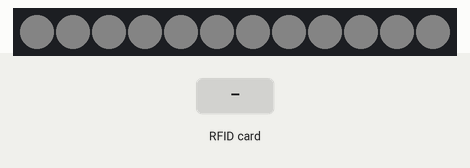
This sketch was run on a simulated Arduino Uno, built with avr-gcc and run on an emulated ATmega328P. On the bench: 12 RGB LEDs in strip order, left to right. The test bench sets the inputs (shaded band). Dim RGB values are drawn brighter than linear.

Above: at 1.2 s.
1.3 s: RFID card B0 D4 4E 80 held to the reader
At 2.6 s:
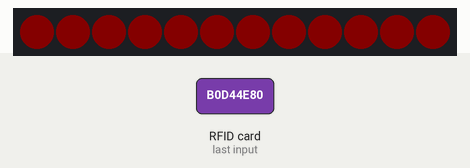
Timing chart, 0 to 4.3 s (numbered marks = the images above; inputs shaded):
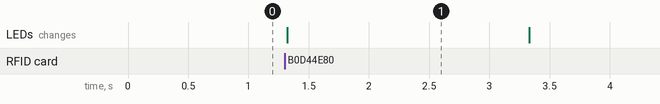

The sketch:

FO3.ino
```cpp
/****************************
 *  FONCTION OBLIGATOIRE 3  *
 *     GROUPE 19 - RFID     *
 *      BOULILA Elyssa      *
 *     BOUZAIEN Mokhles     *
 *       THABET Achraf      *
 ****************************/

#include <Adafruit_NeoPixel.h> // NeoPixel library import
#include <MFRC522.h> // RFID library import
#include <SPI.h> //Serial Peripheral Interface


const int      PIN       =  6;  // Data output to Adafruit NeoPixel
const int      NUMPIXELS =  12; // Number of pixels in the ring ^
const int      SS_PIN    =  10; // Data PIN for MFRC522
const int      RST_PIN   =  9;  // Reset PIN for MFRC522

Adafruit_NeoPixel pixels = Adafruit_NeoPixel(NUMPIXELS, PIN, NEO_GRB + NEO_KHZ800);

// Defining colors
const uint32_t red       =  pixels.Color(255, 0, 0);
const uint32_t green     =  pixels.Color(0, 255, 0);
const uint32_t yellow    =  pixels.Color(255, 255, 0);
const uint32_t blank     =  pixels.Color(0, 0, 0);
const uint32_t white     =  pixels.Color(255, 255, 255);
const uint32_t blue      =  pixels.Color(0, 0, 255);


MFRC522 rfid(SS_PIN, RST_PIN); // Create MFRC522 inctance
MFRC522::MIFARE_Key key;


void setup() {
  SPI.begin();
  Serial.begin (9600);
  rfid.PCD_Init();
  pixels.begin();
  pixels.setBrightness(7);
  setAll(white);

}

void loop() {
  if (!rfid.PICC_IsNewCardPresent() || !rfid.PICC_ReadCardSerial()){
    return;
  }

  String strID = getID();

  if(strID == "B0:D4:4E:80") {
    setAll(red);
    delay(2000);
    setAll(white);
  }

}

// function to read th card ID
String getID() {
  String strID = "";
  for (byte i = 0; i < 4; i++) {
    strID +=
      (rfid.uid.uidByte[i] < 0x10 ? "0" : "") +
      String(rfid.uid.uidByte[i], HEX) +
      (i != 3 ? ":" : "");
  }
  strID.toUpperCase();
  return strID;
}

// set a unique color to all pixels
void setAll(uint32_t color) {
  for(int i=0;i<NUMPIXELS;i++){
    pixels.setPixelColor(i, color);
    pixels.show();
  }
}
```

Measured:
- after the input at 1.3 s, the LEDs: change at once (image 1)
- what the display in image 1 shows lasts 2.0 s, from 1.3 s to 3.3 s
